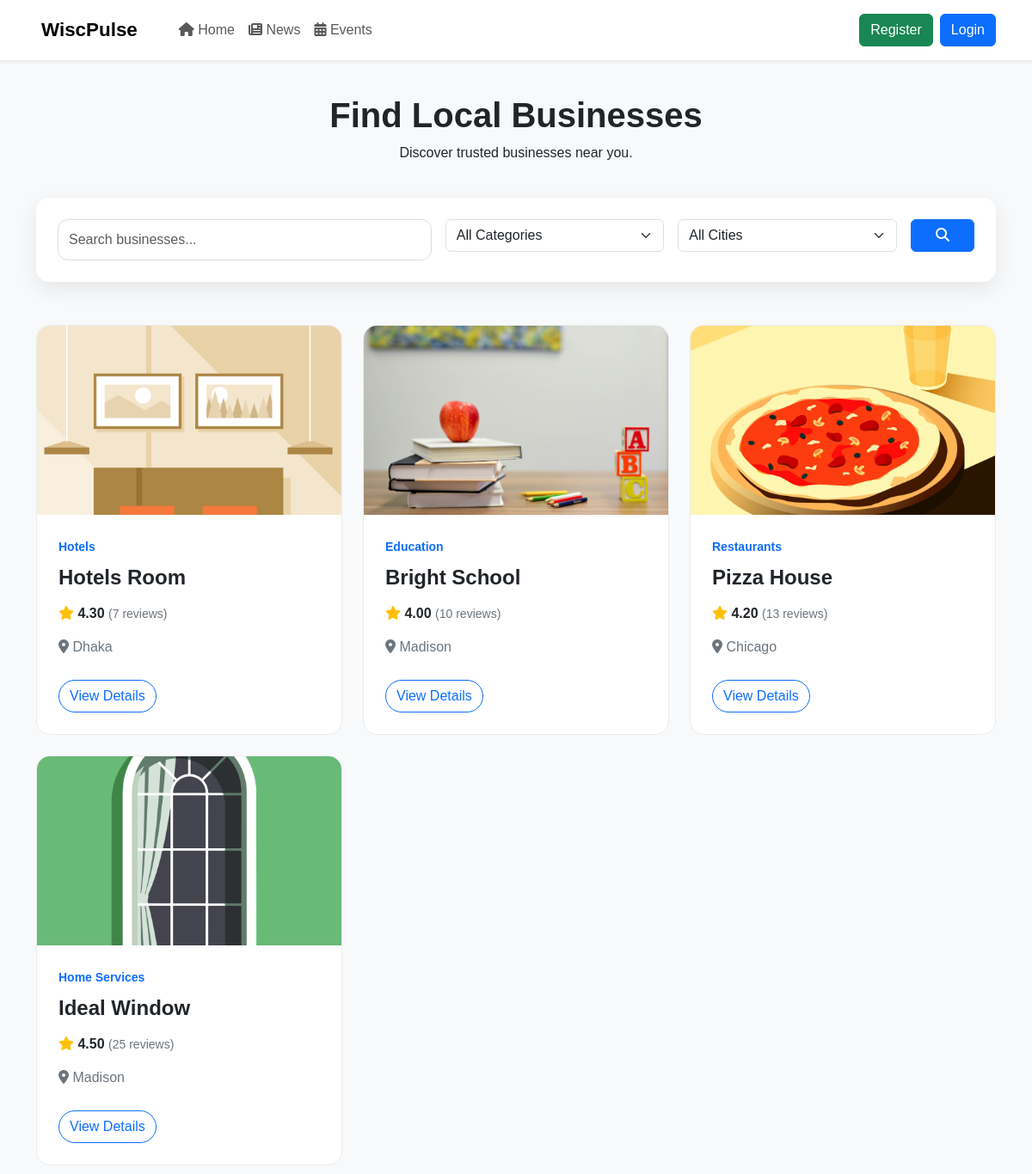
Screenshot of /businesses/ with the database file from the repository.
### apps/businesses/models.py (models this page shows, shortened)
class Business(models.Model):
    STATUS_CHOICES = [
        ("active", "Active"),
        ("pending", "Pending"),
        ("inactive", "Inactive"),
    ]
    owner = models.ForeignKey(
    User,
    on_delete=models.SET_NULL,
    null=True,
    blank=True,
    related_name="businesses")
    name = models.CharField(
        max_length=200
    )
    slug = models.SlugField(
        max_length=220,
        unique=True
    )
    category = models.ForeignKey(
        Category,
        on_delete=models.PROTECT,
        related_name="businesses"
    )
    description = models.TextField()
    logo = models.ImageField(
        upload_to="businesses/logos/",
        blank=True,
        null=True
    )
    cover_image = models.ImageField(
        upload_to="businesses/covers/",
        blank=True,
        null=True
    )
    phone = models.CharField(
        max_length=30,
        blank=True
    )
    email = models.EmailField(
        blank=True
    )
    website = models.URLField(
        blank=True
    )
    address = models.CharField(
        max_length=300
    )
    city = models.CharField(
        max_length=100
    )
    state = models.CharField(
        max_length=100,
        blank=True
    )
    postal_code = models.CharField(
        max_length=20,
        blank=True
    )
    latitude = models.DecimalField(
        max_digits=10,
        decimal_places=7,
        blank=True,
        null=True
    )
    longitude = models.DecimalField(
        max_digits=10,
        decimal_places=7,
        blank=True,
        null=True
    )
    rating = models.DecimalField(
        max_digits=3,
        decimal_places=2,
        default=0
    )
    review_count = models.PositiveIntegerField(
        default=0
    )
    views = models.PositiveIntegerField(
        default=0
    )
    status = models.CharField(
        max_length=20,
        choices=STATUS_CHOICES,
        default="pending"
    )
    is_featured = models.BooleanField(
        default=False
    )
    created_at = models.DateTimeField(
        auto_now_add=True
    )
    updated_at = models.DateTimeField(
        auto_now=True
    )
    class Meta:
        ordering = ["-is_featured", "-created_at"]
        indexes = [
            models.Index(fields=["city"]),
            models.Index(fields=["status"]),
            models.Index(fields=["category"]),
            models.Index(fields=["-created_at"]),
        ]
    def get_absolute_url(self):
        return reverse(
            "business_detail",
            kwargs={"slug": self.slug}
        )

### apps/categories/models.py (models this page shows, shortened)
class Category(models.Model):
    name = models.CharField(
        max_length=100,
        unique=True
    )
    slug = models.SlugField(
        max_length=120,
        unique=True
    )
    description = models.TextField(
        blank=True
    )
    icon = models.CharField(
        max_length=100,
        blank=True,
        help_text="Font Awesome icon class, e.g. fa-solid fa-utensils"
    )
    image = models.ImageField(
        upload_to="categories/",
        blank=True,
        null=True
    )
    is_active = models.BooleanField(
        default=True
    )
    created_at = models.DateTimeField(
        auto_now_add=True
    )
    updated_at = models.DateTimeField(
        auto_now=True
    )
    class Meta:
        ordering = ["name"]
        verbose_name = "Category"
        verbose_name_plural = "Categories"

### apps/businesses/views.py (the view)
def business_list(request):
    businesses = Business.objects.filter(
        status="active"
    ).select_related(
        "category"
    )
    query = request.GET.get("q")
    if query:
        businesses = businesses.filter(
            name__icontains=query
        )
    category = request.GET.get("category")
    if category:
        businesses = businesses.filter(
            category__slug=category
        )
    city = request.GET.get("city")
    if city:
        businesses = businesses.filter(
            city__icontains=city
        )
    paginator = Paginator(
        businesses,
        9
    )
    page_number = request.GET.get("page")
    page_obj = paginator.get_page(
        page_number
    )
    categories = Category.objects.all()
    cities = Business.objects.filter(
        status="active"
    ).values_list(
        "city",
        flat=True
    ).distinct()
    context = {
        "businesses": page_obj,
        "page_obj": page_obj,
        "categories": categories,
        "cities": cities,
    }
    return render(
        request,
        "businesses/business_list.html",
        context
    )

### templates/businesses/business_list.html (shortened to what this page needs)
{% extends "base.html" %}
{% load static %}
{% block extra_css %}
<link rel="stylesheet" href="{% static 'css/business.css' %}">
{% endblock %}
{% block content %}
<section class="directory-header">
    <div class="container">
        <div class="text-center">
            <h1>
                Find Local Businesses
            </h1>
            <p>
                Discover trusted businesses near you.
            </p>
        </div>
        <form method="GET" class="search-filter-box">
            <div class="row g-3">
                <div class="col-lg-5">
                    <input type="text" name="q" class="form-control" placeholder="Search businesses..."
                        value="{{ request.GET.q }}">
                </div>
                <div class="col-lg-3">
                    <select name="category" class="form-select">
                        <option value="">
                            All Categories
                        </option>
                    </select>
                </div>
                <div class="col-lg-3">
                    <select name="city" class="form-select">
                        <option value="">
                            All Cities
                        </option>
                    </select>
                </div>
                <div class="col-lg-1">
                    <button class="btn btn-primary w-100" type="submit">
                        <i class="fa-solid fa-search"></i>
                    </button>
                </div>
            </div>
        </form>
    </div>
</section>
<section class="business-list-section">
    <div class="container">
        <div class="row g-4">
            {% for business in businesses %}
            <div class="col-md-6 col-lg-4">
                <div class="business-card">
                    <div class="business-image">
                        {% if business.cover_image %}
                        <img src="{{ business.cover_image.url }}" alt="{{ business.name }}">
                        {% else %}
                        <div class="no-business-image">
                            <i class="fa-solid fa-store"></i>
                        </div>
                        {% endif %}
                    </div>
                    <div class="business-content">
                        <span class="business-category">
                            {{ business.category.name }}
                        </span>
                        <h4>
                            {{ business.name }}
                        </h4>
                        <div class="business-rating">
                            <i class="fa-solid fa-star"></i>
                            {{ business.rating }}
                            <span>
                                ({{ business.review_count }} reviews)
                            </span>
                        </div>
                        <p>
                            <i class="fa-solid fa-location-dot"></i>
                            {{ business.city }}
                        </p>
                        <a href="{{ business.get_absolute_url }}" class="btn btn-outline-primary">
                            View Details
                        </a>
                    </div>
                </div>
            </div>
            {% endfor %}
        </div>
    </div>
</section>
{% endblock %}

### static/css/accounts.css (style rules this page uses)
.form-control { border-radius: 10px; padding: 12px; }
.form-control { height:48px; border-radius:12px; border:1px solid #ddd; }

### static/css/style.css (style rules this page uses)
body { background: #f8f9fa; color: #212529; font-family: Arial, sans-serif; }
.business-card { height: 100%; overflow: hidden; background: white; border-radius: 12px; border: 1px solid #e9ecef; transition: 0.3s; }
.business-image { height: 220px; overflow: hidden; }
.business-image img { width: 100%; height: 100%; object-fit: cover; }
.business-content { padding: 25px; }
.business-category { color: #0d6efd; font-size: 13px; font-weight: 600; }
.business-content h4 { margin-top: 8px; margin-bottom: 10px; font-weight: 700; }
.business-rating { margin-bottom: 12px; font-weight: 600; }
.business-rating i { color: #ffc107; }
.business-rating span { color: #6c757d; font-size: 13px; font-weight: normal; }
.business-content p { color: #6c757d; }

### static/css/business.css (style rules this page uses)
.directory-header { padding: 40px 0; background: #f8f9fa; }
.directory-header h1 { font-weight: 700; }
.search-filter-box { margin-top: 40px; background: white; padding: 25px; border-radius: 15px; box-shadow: 0 8px 25px rgba(0,0,0,0.08); }
.business-list-section { padding: 10px 0; }
.business-card { background: white; border-radius: 16px; overflow: hidden; border: 1px solid #e9ecef; height: 100%; transition: .3s; }
.business-image { height: 220px; overflow: hidden; }
.business-image img { width:100%; height:100%; object-fit:cover; }
.business-content { padding:25px; }
.business-category { color:#0d6efd; font-size:14px; font-weight:600; }
.business-content h4 { margin-top:10px; font-weight:700; }
.business-rating { margin:15px 0; }
.business-rating i { color:#ffc107; }
.business-rating span { color:#6c757d; font-size:14px; }
.business-content p { color:#6c757d; }
.business-content .btn { margin-top:10px; border-radius:25px; }

### rows the page displays
Business: cover_image (picture), category.name "Hotels", name "Hotels Room", rating "4.30", review_count "7", city "Dhaka"
Business: cover_image (picture), category.name "Education", name "Bright School", rating "4.00", review_count "10", city "Madison"
Business: cover_image (picture), category.name "Restaurants", name "Pizza House", rating "4.20", review_count "13", city "Chicago"
Business: cover_image (picture), category.name "Home Services", name "Ideal Window", rating "4.50", review_count "25", city "Madison"
